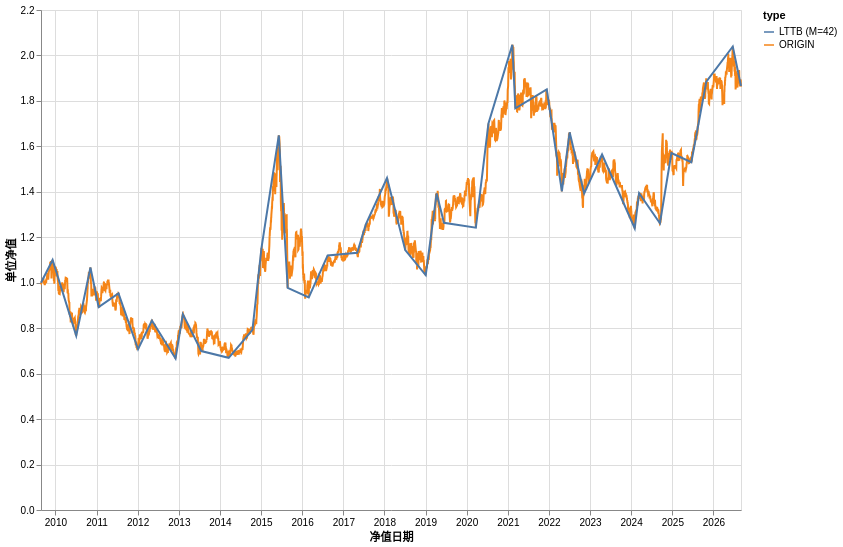

Write notebook code for a chart like this one.
### Code cell
alt.Chart(plot_df).mark_line().encode(
    x="净值日期",
    y="单位净值",
    color="type:N"
).properties(
    width=700,
    height=500,
)

### Figure 1 — Vega-Lite specification as saved in the notebook (floating-point values rounded to 4 significant figures; data arrays with more than 128 entries replaced by an {"elided": "..."} marker saying what was removed)
{"config": {"view": {"continuousWidth": 300, "continuousHeight": 300}}, "data": {"name": "data-b5cdea90756ade689757442de83def5d"}, "mark": {"type": "line"}, "encoding": {"color": {"field": "type", "type": "nominal"}, "x": {"field": "净值日期", "type": "temporal"}, "y": {"field": "单位净值", "type": "quantitative"}}, "height": 500, "width": 700, "$schema": "https://vega.github.io/schema/vega-lite/v6.4.1.json", "datasets": {"data-b5cdea90756ade689757442de83def5d": {"elided": "4180 records"}}}
